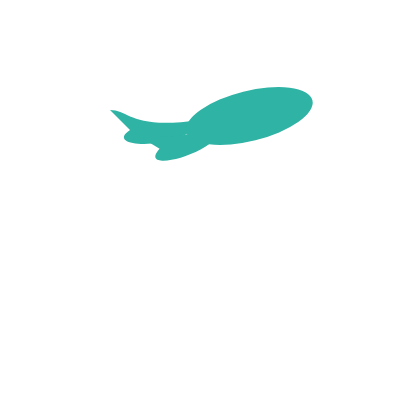
Frame 1 (no input)
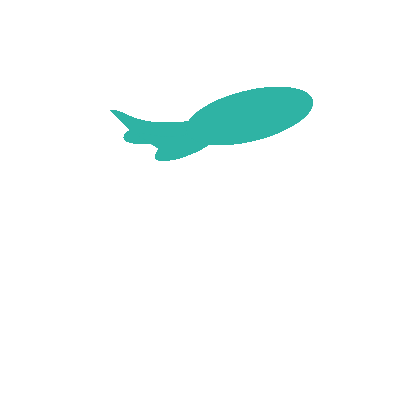
Frame 60 (no input)
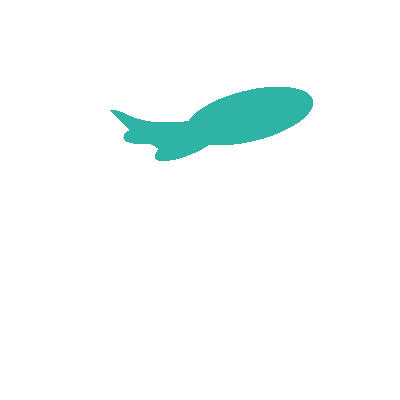
Frame 120 (the mouse pressed at the canvas centre since frame 60)

The p5.js sketch that drew these frames (run headless with seeded random() and noise() and a simulated clock; from frame 60 on, the mouse is pressed at the canvas centre):

// p5.js sketch
// ── sketch.js
var offset = 100;

function setup() {
  createCanvas(400, 400);
ellipseMode(RADIUS);
    x1=width/2;
  y1=height/2;
  angleMode(DEGREES);
}

function draw() {
//base set_up
strokeWeight(10);
stroke(47,179,164);
fill(47,179,164);
strokeWeight(0);


//tail
function tailDown(){
beginShape();
vertex(30+ offset, 30+ offset);
bezierVertex(0+ offset, 50 + offset, 90+ offset, 50 + offset, 100+ offset, 20 + offset);
bezierVertex(30+ offset, 30 + offset, 30+ offset, 10 + offset, 10+ offset, 10 + offset);
endShape();
}

function tailUp(){
beginShape();
vertex(30+ offset, 30+ offset);
bezierVertex(0+ offset, 50 + offset, 90+ offset, 50 + offset, 100+ offset, 20 + offset);
bezierVertex(30+ offset, 30 + offset, 30+ offset, 10 + offset, 10+ offset, 10 + offset);
translate(2,54);
rotate(-14);
endShape();
}
function fishbody(){
  ellipse(225, 120, 65, 25);
}
tailDown_01 = tailDown();
tialUp_01 = tailUp();
body_01 = fishbody();
}
